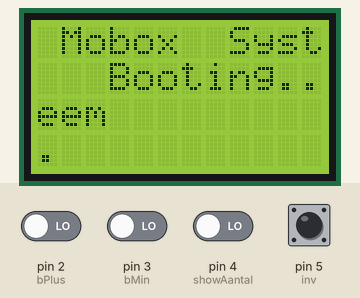
This sketch was run on a simulated Arduino Uno, built with avr-gcc and run on an emulated ATmega328P. Shown: 12×4 character LCD. The test bench sets the inputs (shaded band); at power-on: pin 5 (inv) HIGH, pin 2 (bPlus), pin 3 (bMin), pin 4 (showAantal) LOW. What the sketch prints to the serial monitor is not drawn.

Above: at 0.1 s.
5.3 s: pin 2 (bPlus) driven HIGH
At 6.0 s:
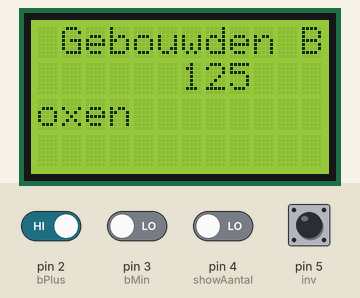
7.7 s: pin 3 (bMin) driven HIGH
At 8.7 s:
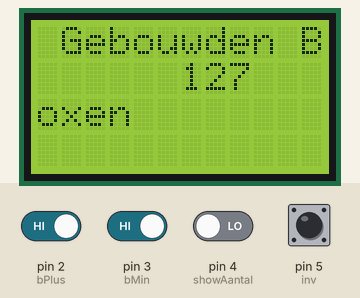
9.2 s: pin 3 (bMin) driven LOW
At 11.3 s:
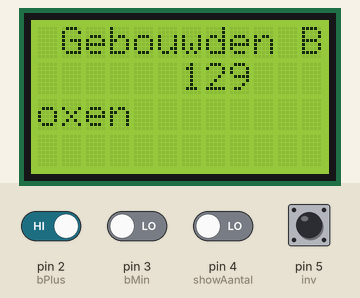
12.3 s: pin 4 (showAantal) driven HIGH
At 12.7 s:
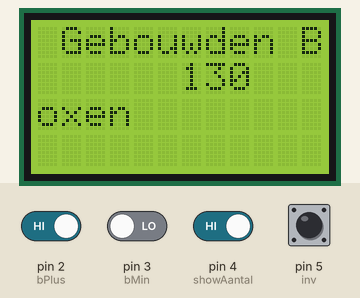
15.4 s: pin 5 (inv) pulled LOW for 1 s
At 19.4 s:
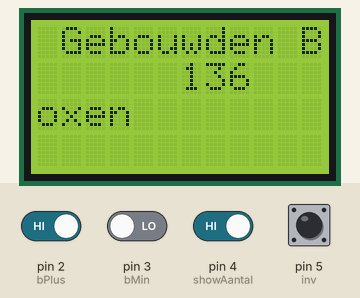
19.5 s: pin 4 (showAantal) driven LOW
At 22.8 s:
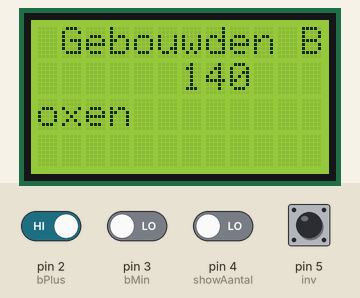

The sketch:

Mobox_Calulator.ino
```cpp
#include <Wire.h>


/*
 * Pdik systems
 * project for MOBOX -- Mobiele Opslag Box
 * Inventaris systeem.
 * Bij houden van de materialen die gebruikt worden voor 8kuup boxen bouwen
 *
 * www.pdik.nl
 *
 * Hardware die nodig is:
 * 12*2 LCD gebruiken + 1*groene led, 1 rode led, 1 oranje led, 4 button's
 * Arduino uno / nano gebruik voor project, Esp 8266
*/
#include <LiquidCrystal_I2C.h>
LiquidCrystal_I2C lcd(0x27,12,4);
//LiquidCrystal_I2C lcd(0x27,20,4);

int lastAantalBox = 0; //laatse status van aantalbox

const int inv = 5;
const int showAantal = 4;


const int bPlus = 2;
const int bMin = 3;


/*nodig  per 8kuup
3x schanier
1X achterwand
1X Dak
2X Front
2X Zijwand
1X vloer
3X Vloerbalk

*/
int gebouwdBoxA = 124;

//Variable voor de  inventory
int doos140 = 1;
int doos90 = 1;
int doos70 = 1;
int doos25 = 1;
int schanieren = 6;


int schroef25stuks = doos25 * 100;
int schroef140stuks = doos140 * 100;
int schroef90stuks = doos90 * 100;
int schroef70stuks = doos70* 100;


/*
 * Dont Edit below this Line
 * Made By ----Pepijn dik ----
 * Copy right Pdik Systems
 */
 int bStateinv = 0;
int bStateAantal = 0;
int bStatePlus = 0;
int bStateMin = 0;
void setup(){
  Serial.begin(9600);
  Serial.print("Start Mobox Calc");
  pinMode(inv,INPUT_PULLUP);
  pinMode(showAantal, INPUT);
  pinMode(bPlus, INPUT);
  pinMode(bMin, INPUT);
  lcd.init();                      // initialize the lcd
  lcd.backlight();
  lcd.setCursor(1,0);
  lcd.print("Mobox  Systeem");
  lcd.setCursor(3,1);
  lcd.print("Booting...");
  //end of setup
  delay(4000);
  lcd.clear();
  lcd.setCursor(0,0);
}
void loop(){
  buttoncheck();
  inventorycheck();
  //end of loop
}


void buttoncheck(){

  bStateinv = digitalRead(inv);
  bStateAantal = digitalRead(showAantal);
  bStatePlus = digitalRead(bPlus);
  bStateMin = digitalRead(bMin);

  //Show Aantal gebouwde boxen.
  if(bStateAantal == HIGH ) {
    lcd.clear();
    Serial.println("Gebouwde Boxen");
    Serial.println(gebouwdBoxA);
    lcd.setCursor(1,0);
    lcd.print("Gebouwden Boxen");
    lcd.setCursor(6,1);
    lcd.print(gebouwdBoxA);
    delay(500);
  }
  if(bStatePlus == HIGH ) {
    lcd.clear();
    gebouwdBoxA++;
    Serial.println("Gebouwde Boxen +1");
    Serial.println(gebouwdBoxA);
    lcd.setCursor(1,0);
    lcd.print("Gebouwden Boxen");
    lcd.setCursor(6,1);
    lcd.print(gebouwdBoxA);
    doos90--;
    doos70--;
    doos140--;
    schanieren--;
    schroef25stuks -=18;
    lastAantalBox= gebouwdBoxA;
    delay(500);
  }
  if(bStateMin == HIGH ) {
    lcd.clear();
    gebouwdBoxA--;
    Serial.println("Gebouwde Boxen -1");
    doos90++;
    doos70++;
    doos140++;
    schanieren+=3;
    schroef25stuks+=18;
    lastAantalBox= gebouwdBoxA;
     lcd.setCursor(1,0);
    lcd.print("Gebouwden Boxen");
    lcd.setCursor(6,1);
    Serial.println(gebouwdBoxA);
    lcd.print(gebouwdBoxA);
    delay(500);

  }


//end of button check
}

void inventorycheck(){

   bStateinv = digitalRead(inv);
   //kijk of 140schroeven op zijn
  if(bStateinv == HIGH){lcd.clear();}
  if(bStateinv == HIGH && doos140 <= 0){
    delay(50);
    Serial.println("Schroeven 140mm zijn op");
    lcd.setCursor(0,0);
    lcd.print("140mm");

  }
  //kijk of 90schroeven op zijn
  if(bStateinv == HIGH && doos90 <= 0){
    delay(50);

    lcd.setCursor(6,0);
    Serial.println("Schroeven 90mm zijn op");
    lcd.print("90mm");

  }
  //kijk of 70schroeven op zijn
   if(bStateinv == HIGH && doos70 <= 0){
     delay(50);

    Serial.println("Schroeven 70mm zijn op");

    lcd.setCursor(11,0);
    lcd.print("70mm");

  }
  //kijk of schanieren op zijn
  if(bStateinv == HIGH && schanieren <= 3){
    delay(50);

    lcd.setCursor(0,1);
    Serial.println("Schanieren zijn op");
    lcd.print("Schanieren");

  }
  //kijk of 25schroef op zijn
  if(bStateinv == HIGH && schroef25stuks <= 0){
    delay(50);
    doos25 = 0;

    lcd.setCursor(12,1);
    Serial.println("Schroeven 25mm zijn op");
    lcd.println("25mm");

  }
  //Alles op voorraad is.
   else if(bStateinv == HIGH && doos70 >= 1 && doos90 >= 1 && doos140 >= 1 && schanieren >= 3 && doos25 >=1 && schroef25stuks >= 18){
     delay(500);
     Serial.println("Alles op voorraad");
    lcd.clear();
    lcd.setCursor(4,0);
    lcd.print("Alles op");
    lcd.setCursor(4,1);
    lcd.print("voorraad");

  }
  //end of inventory check
}
```

Measured:
- after the input at 5.3 s, the display: first differs from a run without the input after 0.38 s (image 1)
- what the display in image 1 shows lasts 0.5 s, from 5.7 s to 6.2 s
